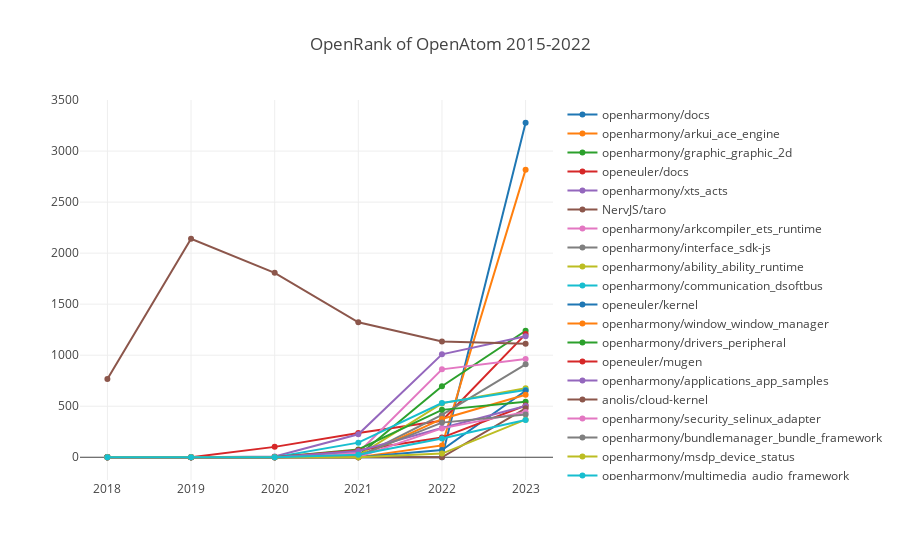

The notebook cell this image was saved under:
### Markdown cell above
### OpenAtom

### Code cell
processTechFieldData(':foundations/openatom', 'OpenAtom');

### Figure 1 — Plotly figure (JSON) as saved in the notebook; plotly's stock layout.template omitted (floating-point values rounded to 4 significant figures)
{"data": [{"name": "openharmony/docs", "x": [2018, 2019, 2020, 2021, 2022, 2023], "y": [0, 0, 0, 0, 0, 3278.0]}, {"name": "openharmony/arkui_ace_engine", "x": [2018, 2019, 2020, 2021, 2022, 2023], "y": [0, 0, 0, 0, 115.9, 2818.0]}, {"name": "openharmony/graphic_graphic_2d", "x": [2018, 2019, 2020, 2021, 2022, 2023], "y": [0, 0, 0, 18.11, 696.0, 1240.0]}, {"name": "openeuler/docs", "x": [2018, 2019, 2020, 2021, 2022, 2023], "y": [0, 0, 101.7, 237.3, 358.2, 1207.0]}, {"name": "openharmony/xts_acts", "x": [2018, 2019, 2020, 2021, 2022, 2023], "y": [0, 0, 7.89, 224.6, 1009.0, 1186.0]}, {"name": "NervJS/taro", "x": [2018, 2019, 2020, 2021, 2022, 2023], "y": [766.5, 2141.0, 1808.0, 1322.0, 1134.0, 1113.0]}, {"name": "openharmony/arkcompiler_ets_runtime", "x": [2018, 2019, 2020, 2021, 2022, 2023], "y": [0, 0, 0, 44.83, 861.2, 962.0]}, {"name": "openharmony/interface_sdk-js", "x": [2018, 2019, 2020, 2021, 2022, 2023], "y": [0, 0, 0, 0, 415.0, 910.9]}, {"name": "openharmony/ability_ability_runtime", "x": [2018, 2019, 2020, 2021, 2022, 2023], "y": [0, 0, 0, 16.34, 527.9, 675.8]}, {"name": "openharmony/communication_dsoftbus", "x": [2018, 2019, 2020, 2021, 2022, 2023], "y": [0, 0, 0, 143.2, 530.9, 657.9]}, {"name": "openeuler/kernel", "x": [2018, 2019, 2020, 2021, 2022, 2023], "y": [0, 0, 0, 0, 70.39, 652.0]}, {"name": "openharmony/window_window_manager", "x": [2018, 2019, 2020, 2021, 2022, 2023], "y": [0, 0, 0, 0.44, 375.3, 611.9]}, {"name": "openharmony/drivers_peripheral", "x": [2018, 2019, 2020, 2021, 2022, 2023], "y": [0, 0, 0, 76.15, 464.3, 543.2]}, {"name": "openeuler/mugen", "x": [2018, 2019, 2020, 2021, 2022, 2023], "y": [0, 0, 0, 67.7, 192.6, 507.6]}, {"name": "openharmony/applications_app_samples", "x": [2018, 2019, 2020, 2021, 2022, 2023], "y": [0, 0, 0, 60.76, 286.0, 502.2]}, {"name": "anolis/cloud-kernel", "x": [2018, 2019, 2020, 2021, 2022, 2023], "y": [0, 0, 0, 0, 0, 479.7]}, {"name": "openharmony/security_selinux_adapter", "x": [2018, 2019, 2020, 2021, 2022, 2023], "y": [0, 0, 0, 3.45, 282.8, 444.3]}, {"name": "openharmony/bundlemanager_bundle_framework", "x": [2018, 2019, 2020, 2021, 2022, 2023], "y": [0, 0, 0, 15.55, 339.4, 418.6]}, {"name": "openharmony/msdp_device_status", "x": [2018, 2019, 2020, 2021, 2022, 2023], "y": [0, 0, 0, 0, 35.86, 368.2]}, {"name": "openharmony/multimedia_audio_framework", "x": [2018, 2019, 2020, 2021, 2022, 2023], "y": [0, 0, 0, 24.4, 183.7, 364.2]}], "layout": {"autosize": true, "title": {"text": "OpenRank of OpenAtom 2015-2022"}, "xaxis": {"autorange": true, "range": [2018.0, 2023.0], "type": "linear"}, "yaxis": {"autorange": true, "range": [-270.5, 3548.0], "type": "linear"}}}
